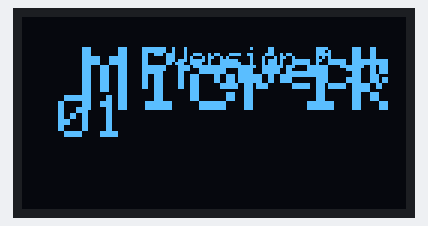
Recording of a program running on a simulated ESP8266 (NodeMCU). Shown: 128×64 one-colour display. WiFi joins after 1.5 s; servers stay silent unless stated; what the program prints to the serial monitor is not drawn.

Above: at 0.1 s.
At 2.2 s:
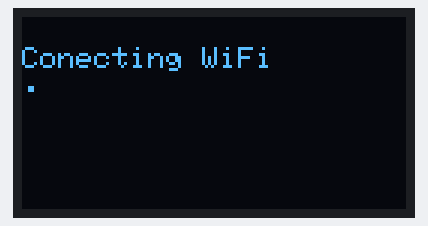
At 3.8 s:
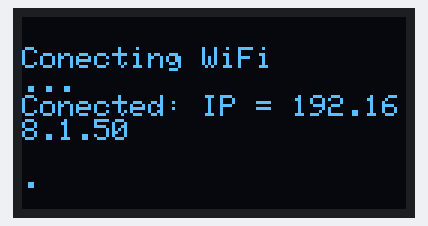
At 4.3 s:
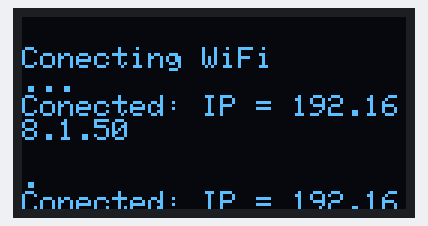
At 29.66 s:
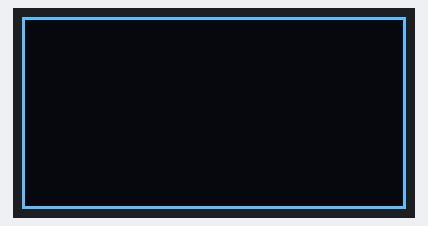
At 35.7 s:
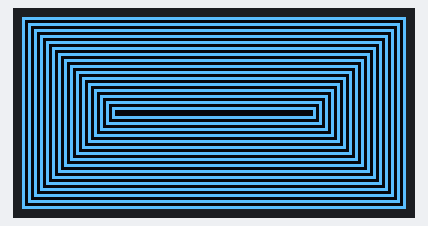

Measured:
- what the display in image 2 shows lasts 0.5 s, from 3.7 s to 4.2 s
- what the display in image 3 shows lasts 25.3 s, from 4.2 s to 29.5 s

The program:

main.cpp
```cpp
#include <Arduino.h>
#include <ESP8266WiFi.h>
#include <Project_OLED.h>
#include <Project_Test.h>
#include <Project_Sensors.h>

const String VERSION = "0.1";           // Version project
const char *WIFI_SSID = "TP-Link_D445"; // WiFi login
const char *WIFI_PASS = "40581330";     // WiFi password
const int ADDR_ADS = 0x10;              // ADS1115 address on I2C
const int ADDR_BME = 0x10;              // BME280 address on I2C
const int ADDR_MQ = 0x10;               // MQ135 address on I2C
const int ADDR_RTC = 0x10;              // TinyRTC DS1307 address on I2C
const int ADDR_MEM = 0x10;              // TinyRTC AT24C address on I2C

int dataSensors[10];

void setup()
{
  // Start
  Serial.begin(115200);
  Wire.begin();
  logo(VERSION); // Show logo in start

  // Conecting to WiFi
  WiFi.begin(WIFI_SSID, WIFI_PASS);
  showInitWifi(1);
  for (int i = 1; i <= 40; i++)
  {
    showInitWifi(2);
    delay(500);
    if (WiFi.status() == WL_CONNECTED)
      showInitWifi(3);
    else if (i == 40)
    {
      showInitWifi(40);
      break;
    }
  }

  // Initialization sesors
  initSensors();
}

void loop()
{
  delay(5000); // задержка
  scanWire();  // сканирование I2C линии
  testingOLED();
  getData(dataSensors);
  for (int i = 0; i < 10; i++)
  {
    Serial.println(dataSensors[i]);
  }
}
```
